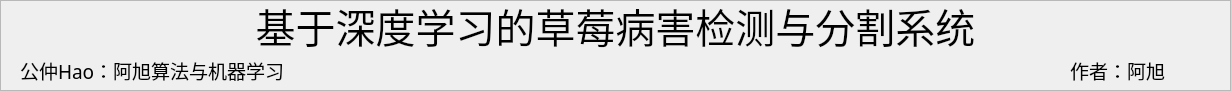
   <widget class="QFrame" name="frame_5">
    <property name="geometry">
     <rect>
      <x>10</x>
      <y>10</y>
      <width>1231</width>
      <height>91</height>
     </rect>
    </property>
    <property name="frameShape">
     <enum>QFrame::StyledPanel</enum>
    </property>
    <property name="frameShadow">
     <enum>QFrame::Raised</enum>
    </property>
    <widget class="QLabel" name="label_3">
     <property name="geometry">
      <rect>
       <x>10</x>
       <y>0</y>
       <width>1211</width>
       <height>51</height>
      </rect>
     </property>
     <property name="font">
      <font>
       <family>楷体</family>
       <pointsize>30</pointsize>
      </font>
     </property>
     <property name="text">
      <string>基于深度学习的草莓病害检测与分割系统</string>
     </property>
     <property name="alignment">
      <set>Qt::AlignCenter</set>
     </property>
    </widget>
    <widget class="QLabel" name="label_2">
     <property name="geometry">
      <rect>
       <x>20</x>
       <y>60</y>
       <width>311</width>
       <height>21</height>
      </rect>
     </property>
     <property name="font">
      <font>
       <family>华文楷体</family>
       <pointsize>14</pointsize>
       <underline>true</underline>
      </font>
     </property>
     <property name="text">
      <string>公仲Hao：阿旭算法与机器学习</string>
     </property>
    </widget>
    <widget class="QLabel" name="label_12">
     <property name="geometry">
      <rect>
       <x>1070</x>
       <y>60</y>
       <width>131</width>
       <height>21</height>
      </rect>
     </property>
     <property name="font">
      <font>
       <family>华文楷体</family>
       <pointsize>14</pointsize>
       <underline>true</underline>
      </font>
     </property>
     <property name="text">
      <string>作者：阿旭</string>
     </property>
    </widget>
   </widget>
